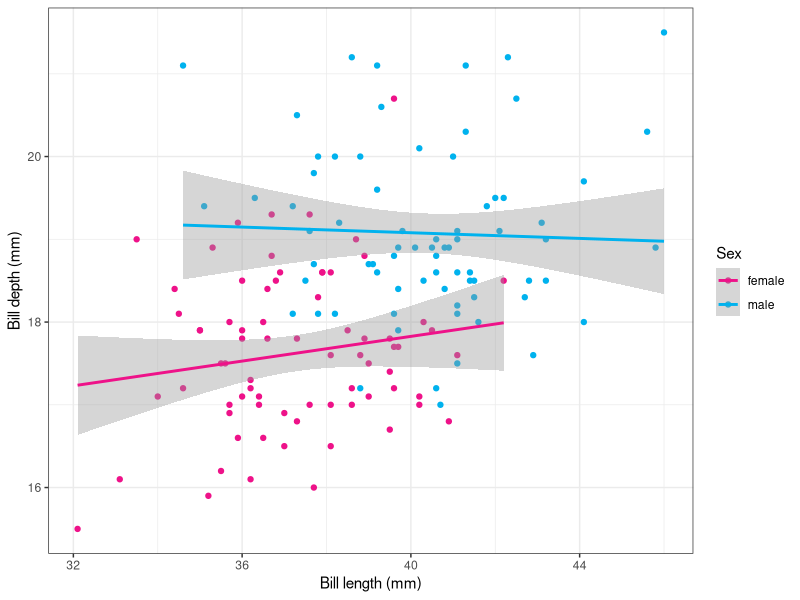
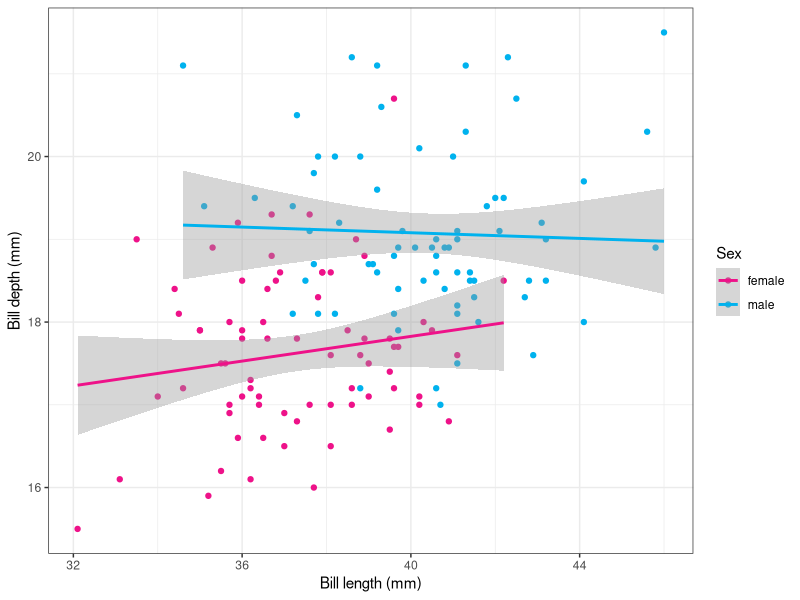

R code for these plots, in order:
## ---- chunk 1
#| echo: false
# Load libraries
library(palmerpenguins)
library(tidyverse)
library(kableExtra)
library(here)


Penguins <- penguins
## ---- chunk 2
#| fig-width: 6
#| fig-height: 4
#| fig-align: "center"
#| label: fig-BillDepth-BillLength-Sex
#| fig-cap: "A scatterplot depicting the relationship between bill length and depth for adelie penguins. Blue points represent male penguins and pink points represent females. The solid colored lines are the best fit ordinary least squares linear regressions, with the 95% confidence intervals for the regression lines shown by the grey shading."
Plot <- Penguins |> # take Penguns dataframe
  filter(species == "Adelie", !is.na(sex)) |> #Keep only adelie penguins and remove any sex which is unknown
  ggplot(aes(bill_length_mm, bill_depth_mm, color = sex)) + #set color here so both points and lines get it. 
  geom_point(aes(color = sex)) + # Color points by sex. 
  geom_smooth(method = "lm") + # OLS linear regression. Shading set to 95% CI by defealt. 
  scale_color_manual(values = c(female = "deeppink2", male = "deepskyblue2")) + #manually set colors. This effects both points and lines. 
  labs(x = "Bill length (mm)", y = "Bill depth (mm)", color = "Sex") + # Did not know you could change legend text inside the labs like this! 
  theme_bw()

Plot

ggsave(here("Week_06", "Output", "Homework_Plot_BillDepth_BillLength_Sex.png"),
       plot = Plot,
       width = 9, height = 5,
       create.dir = TRUE) # Error was coming up when deploying to the cloud. I think there is no directory on the cloud, so this will create path if one is missing. 
## ---- chunk 3
#| label: tbl-adelie-bill #prefix with tbl to enable automatic updates
#| tbl-cap: "Mean bill dimensions by sex in Adelie penguins."
#| tbl-cap-location: bottom #move caption below table. For some reason above is default. 

Penguins |>
  filter(species == "Adelie", !is.na(sex)) |> #Keep only adelie penguins and remove any sex which is unknown
  group_by(sex) |>
  summarise(
    Mean_bill_length = round(mean(bill_length_mm, na.rm = TRUE),2),
    Mean_bill_depth = round(mean(bill_depth_mm, na.rm = TRUE),2)) |> 
  kbl(col.names = c("Sex", "Mean bill length (mm)", "Mean bill depth (mm)"),
      align = "ccc") |> # Manually set column names for final table and center text within columns. 
  kable_classic() |> # add a theme
  kable_styling(full_width = FALSE) # don't make it so wide.
